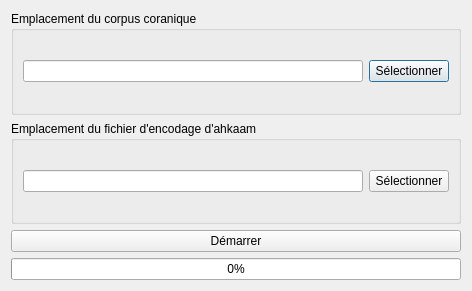
<?xml version="1.0" encoding="UTF-8"?>
<ui version="4.0">
 <class>SplashDialog</class>
 <widget class="QDialog" name="SplashDialog">
  <property name="geometry">
   <rect>
    <x>0</x>
    <y>0</y>
    <width>472</width>
    <height>291</height>
   </rect>
  </property>
  <property name="windowTitle">
   <string>Projet TALN - Démarrage</string>
  </property>
  <layout class="QVBoxLayout" name="verticalLayout">
   <item>
    <widget class="QGroupBox" name="quranicCorpusGroupBox">
     <property name="title">
      <string>Emplacement du corpus coranique</string>
     </property>
     <layout class="QHBoxLayout" name="horizontalLayout">
      <item>
       <widget class="QLineEdit" name="quranicCorpusPathLineEdit"/>
      </item>
      <item>
       <widget class="QPushButton" name="quranicCorpusSelectPushButton">
        <property name="text">
         <string>Sélectionner</string>
        </property>
       </widget>
      </item>
     </layout>
    </widget>
   </item>
   <item>
    <widget class="QGroupBox" name="ahkaamEncodingGroupBox">
     <property name="title">
      <string>Emplacement du fichier d'encodage d'ahkaam</string>
     </property>
     <layout class="QHBoxLayout" name="horizontalLayout_2">
      <item>
       <widget class="QLineEdit" name="ahkaamEncodingPathLineEdit"/>
      </item>
      <item>
       <widget class="QPushButton" name="ahkaamEncodingSelectPushButton">
        <property name="text">
         <string>Sélectionner</string>
        </property>
       </widget>
      </item>
     </layout>
    </widget>
   </item>
   <item>
    <widget class="QPushButton" name="launchPushButton">
     <property name="text">
      <string>Démarrer</string>
     </property>
    </widget>
   </item>
   <item>
    <widget class="QProgressBar" name="loadingProgressBar">
     <property name="locale">
      <locale language="French" country="France"/>
     </property>
     <property name="value">
      <number>0</number>
     </property>
    </widget>
   </item>
  </layout>
 </widget>
 <resources/>
 <connections/>
</ui>
